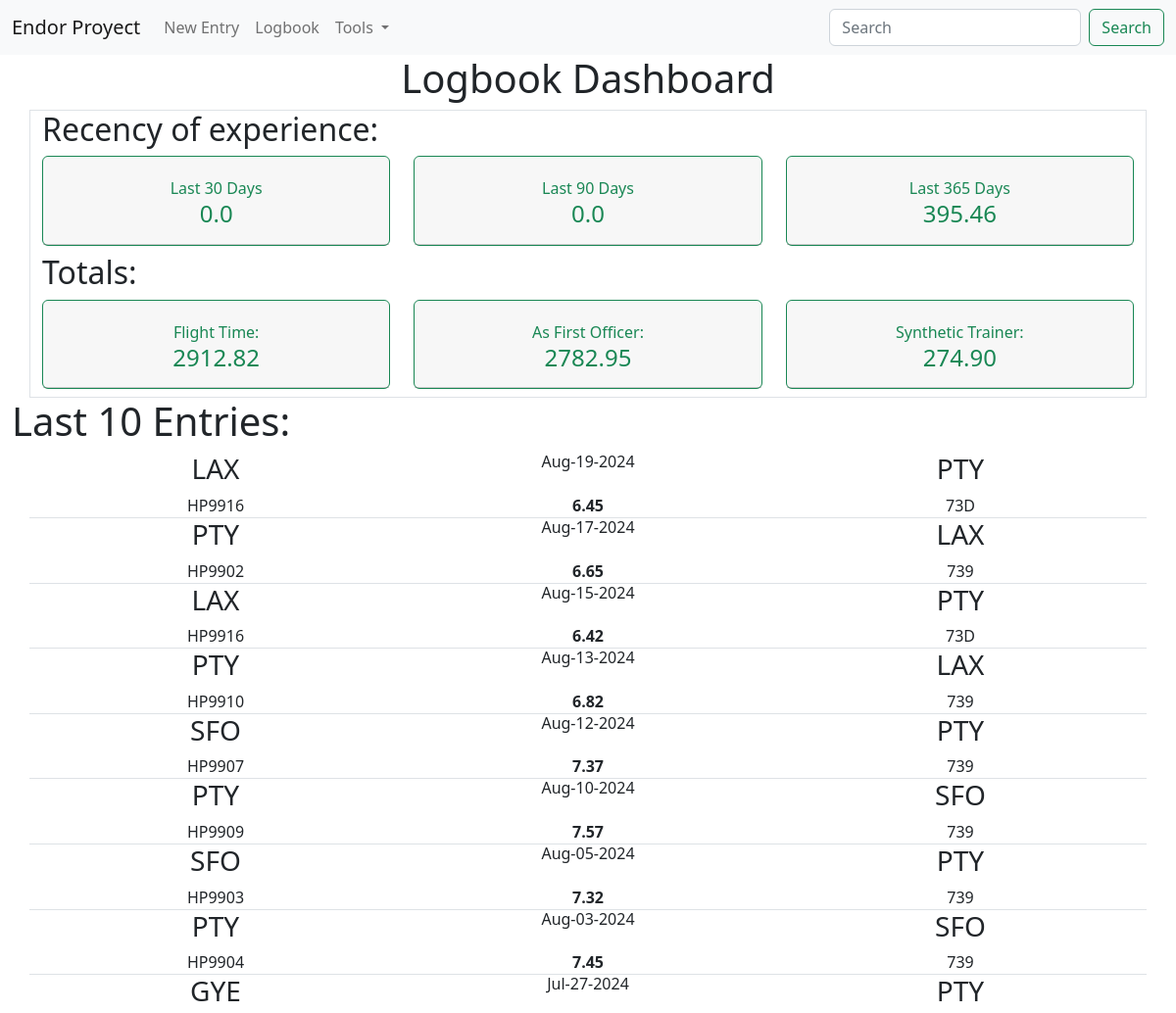
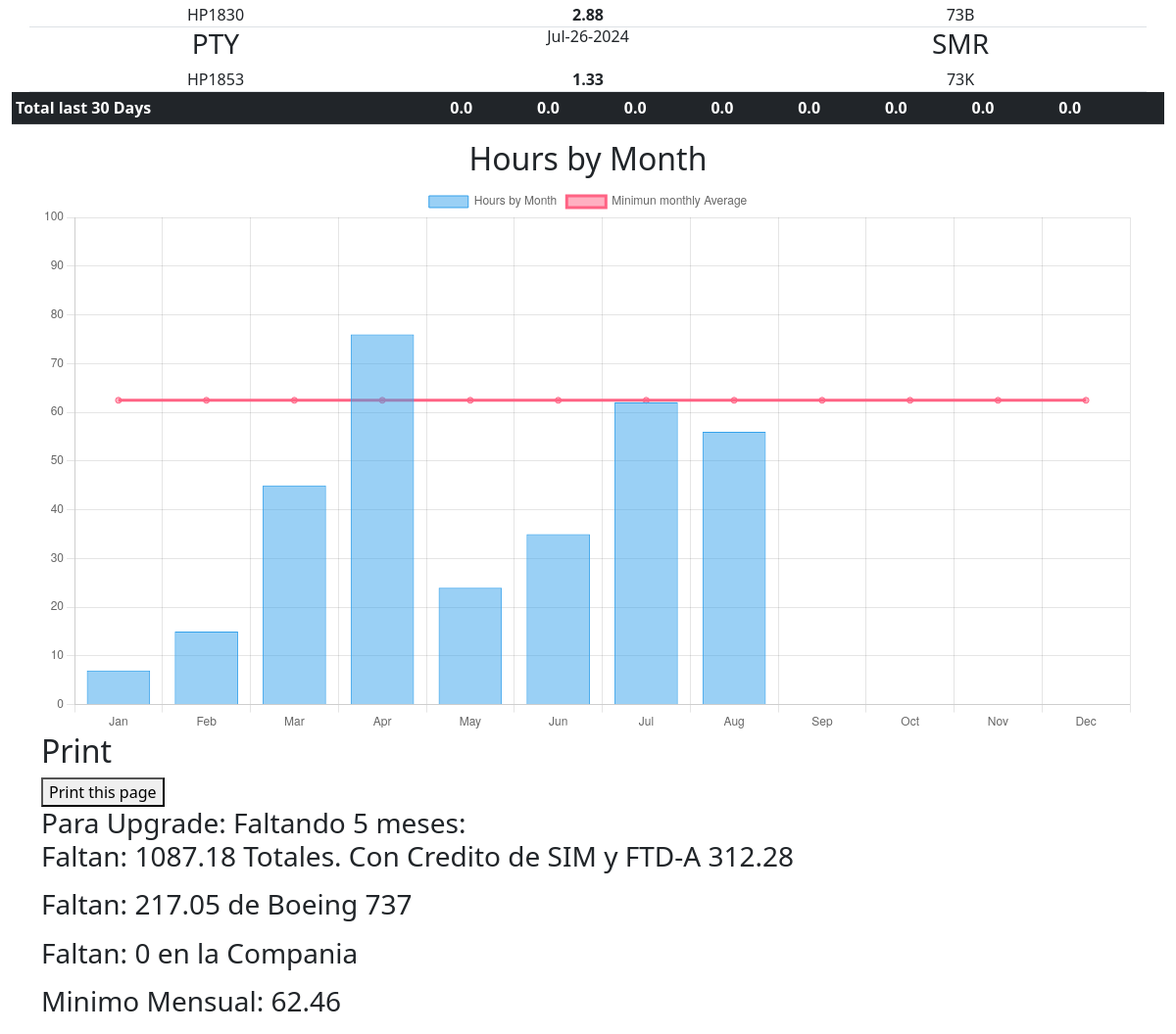
The page / on the database its author committed (2 pictures, top to bottom).
### hoth/models.py (models this page shows, shortened)
class Logbook(models.Model):
    date = models.DateField()
    equip = models.CharField(max_length=250, null=True, blank=True, default=0) #null = False
    registration = models.CharField(max_length=10, null=True, blank=True, default=0)
    origin = models.CharField(max_length=80, null=True, blank=True, default=0)
    destination = models.CharField(max_length=80, null=True, blank=True, default=0)
    airplane_sel = models.DecimalField(max_digits=15, decimal_places=2, null=True, blank=True, default=0)
    airplane_mel = models.DecimalField(max_digits=15, decimal_places=2, null=True, blank=True, default=0)
    airplane_cfi = models.DecimalField(max_digits=15, decimal_places=2, null=True, blank=True, default=0)
    x_country = models.DecimalField(max_digits=15, decimal_places=2, null=True, blank=True, default=0)
    night = models.DecimalField(max_digits=15, decimal_places=2, null=True, blank=True, default=0)
    act_ifr = models.DecimalField(max_digits=15, decimal_places=2, null=True, blank=True, default=0)
    sim_ifr = models.DecimalField(max_digits=15, decimal_places=2, null=True, blank=True, default=0)
    gnd_trainer = models.DecimalField(max_digits=15, decimal_places=2, null=True, blank=True, default=0)
    pic = models.DecimalField(max_digits=15, decimal_places=2, null=True, blank=True, default=0)
    sic = models.DecimalField(max_digits=15, decimal_places=2, null=True, blank=True, default=0)
    dual = models.DecimalField(max_digits=15, decimal_places=2, null=True, blank=True, default=0)
    totalt = models.DecimalField(max_digits=15, decimal_places=2, null=True, blank=True, default=0)
    remarks = models.CharField(max_length=250, default=0, null=True, blank=True)
    synth_trainer = models.DecimalField(max_digits=15, decimal_places=2, null=True, blank=True, default=0)

### hoth/views.py (the view)
# urls.py: 2. Add a URL to urlpatterns:  path('', views.home, name='home')
def home(request):
    last_90 = datetime.now() - timedelta(days=90)
    last_30 = datetime.now() - timedelta(days=30)
    last_365 = datetime.now() - timedelta(days=365)
    now_m = datetime.now().month
    mar_2025= 16 #Marzo 2025
    rem_mo = mar_2025 - int(now_m)
    now_y = datetime.now().year
    try:
        last_90_days = round(Logbook.objects.filter(date__gte=last_90).aggregate(Sum('totalt'))['totalt__sum'],2)
    except:
        last_90_days = 0.00
    try:
        last_365_days = round(Logbook.objects.filter(date__gte=last_365).aggregate(Sum('totalt'))['totalt__sum'],2)
    except:
        last_365_days = 0.00
    try :
        last_30_days = round(Logbook.objects.filter(date__gte=last_30).aggregate(Sum('totalt'))['totalt__sum'],2)
    except:
        last_30_days = 0.00
    log_30_days = Logbook.objects.all().order_by('-date')[0:10]
    total_flight = round(Logbook.objects.aggregate(Sum('totalt'))['totalt__sum'],2)
    total_737 = round(Logbook.objects.filter(equip__startswith='7').aggregate(Sum('totalt'))['totalt__sum'],2)
    total_pa28 = round(Logbook.objects.filter(equip__startswith='PA28').aggregate(Sum('totalt'))['totalt__sum'],2)
    total_sic = round(Logbook.objects.aggregate(Sum('sic'))['sic__sum'],2)
    total_pic = round(Logbook.objects.aggregate(Sum('pic'))['pic__sum'],2)
    total_cfi = round(Logbook.objects.aggregate(Sum('airplane_cfi'))['airplane_cfi__sum'],2)
    total_sim = round(Logbook.objects.aggregate(Sum('synth_trainer'))['synth_trainer__sum'],2)
    try:
        homet_asel= round(Logbook.objects.filter(date__gte=last_30).aggregate(Sum('airplane_sel'))['airplane_sel__sum'],2)
    except:
        homet_asel = 0.00
    try:
        homet_amel = round(Logbook.objects.filter(date__gte=last_30).aggregate(Sum('airplane_mel'))['airplane_mel__sum'],2)
    except:
        homet_amel = 0.00
    try:
        homet_cfi = round(Logbook.objects.filter(date__gte=last_30).aggregate(Sum('airplane_cfi'))['airplane_cfi__sum'],2)
    except:
        homet_cfi = 0.00
    try:
        homet_xc = round(Logbook.objects.filter(date__gte=last_30).aggregate(Sum('x_country'))['x_country__sum'],2)
    except:
        homet_xc = 0.00
    try:
        homet_night = round(Logbook.objects.filter(date__gte=last_30).aggregate(Sum('night'))['night__sum'],2)
    except:
        homet_night = 0.00
    try:
        homet_act_ifr = round(Logbook.objects.filter(date__gte=last_30).aggregate(Sum('act_ifr'))['act_ifr__sum'],2)
    except:
        homet_act_ifr = 0.00
    try:
        homet_sim_ifr = round(Logbook.objects.filter(date__gte=last_30).aggregate(Sum('sim_ifr'))['sim_ifr__sum'],2)
    except:
        homet_sim_ifr = 0.00
    try:
        homet_gnd_trainer = round(Logbook.objects.filter(date__gte=last_30).aggregate(Sum('gnd_trainer'))['gnd_trainer__sum'],2)
    except:
        homet_gnd_trainer = 0.00
    try:
        homet_pic = round(Logbook.objects.filter(date__gte=last_30).aggregate(Sum('pic'))['pic__sum'],2)
    except:
        homet_pic = 0.00
    try:
        homet_sic = round(Logbook.objects.filter(date__gte=last_30).aggregate(Sum('sic'))['sic__sum'],2)
    except:
        homet_sic = 0.00
    try:
        homet_dual = round(Logbook.objects.filter(date__gte=last_30).aggregate(Sum('dual'))['dual__sum'],2)
    except:
        homet_dual = 0.00
    try:
        homet_synth_trainer = round(Logbook.objects.filter(date__gte=last_30).aggregate(Sum('synth_trainer'))['synth_trainer__sum'],2)
    except:
        homet_synth_trainer = 0.00
    months = [1,2,3,4,5,6,7,8,9,10,11,12]
    months_data = []
    for x in months:
        dataset = Logbook.objects.filter(date__year=now_y).filter(date__month=x).aggregate(Sum('totalt'))['totalt__sum']
        if dataset is None:
            dataset = 0
            months_data.append(dataset)
        else:
            months_data.append(int(dataset)) # use int b/c SQLite does not support Float
    up_totales = 4000
    up_b737 = 3000
    up_cm = 2000
    rem_total = up_totales - total_flight
    rem_total_cr = up_totales - total_flight - 500 - total_sim
    rem_b737 = up_b737 - total_737
    if up_cm - total_737 < 0 :
        rem_cm = 0
    else:
        rem_cm = up_cm - total_737
    min_mo_avr = round(rem_total_cr/rem_mo,2)
    return render(request, 'hoth/home.html',{
        'dataset': dataset,
        'months_data':months_data,
        'months' : months,
        'homet_synth_trainer':homet_synth_trainer,
        'homet_dual':homet_dual,
        'homet_sic':homet_sic,
        'homet_pic':homet_pic,
        'homet_gnd_trainer':homet_gnd_trainer,
        'homet_sim_ifr':homet_sim_ifr,
        'homet_act_ifr':homet_act_ifr,
        'homet_night':homet_night,
        'homet_xc':homet_xc,
        'homet_cfi':homet_cfi,
        'homet_amel':homet_amel,
        'homet_asel':homet_asel,
        'total_sim':total_sim,
        'rem_total_cr':rem_total_cr,
        'up_totales':up_totales,
        'up_b737': up_b737,
        'up_cm':up_cm,
        'rem_total': rem_total,
        'rem_b737':rem_b737,
        'rem_cm':rem_cm,
        'last_30_days':last_30_days,
        'last_365_days':last_365_days,
        'log_30_days':log_30_days,
        'last_90_days':last_90_days,
        'total_flight':total_flight,
        'total_737':total_737,
        'total_pa28':total_pa28,
        'total_sic':total_sic,
        'total_pic':total_pic,
        'total_cfi':total_cfi,
        'now_m':now_m,
        'rem_mo':rem_mo,
        'min_mo_avr':min_mo_avr,
    })

### hoth/templates/hoth/home.html
{% extends 'main.html' %}
{% load static %}
{% block content %}
<h1 class="text-center">Logbook Dashboard</h1>
<div class="container border">
  <h2 class="text">Recency of experience:</h2>
  <div class="row">
    <div class="col">
      <div class="card border-success mb-2">
        <div class="card-header p-3 pt-3">
            <div class="text-center pt-1">
                <p class="text-sm mb-0 text-capitalize text-success">Last 30 days</p>
                <h4 class="mb-0 text-success">{{last_30_days}}</h4>
            </div>
        </div>
    </div>
    </div>
    <div class="col">
      <div class="card border-success mb-2">
        <div class="card-header p-3 pt-3">
            <div class="text-center pt-1">
                <p class="text-sm mb-0 text-capitalize text-success">Last 90 days</p>
                <h4 class="mb-0 text-success">{{last_90_days}}</h4>
            </div>
        </div>
    </div>
    </div>
    <div class="col">
      <div class="card border-success mb-2">
        <div class="card-header p-3 pt-3">
            <div class="text-center pt-1">
                <p class="text-sm mb-0 text-capitalize text-success">Last 365 days</p>
                <h4 class="mb-0 text-success">{{last_365_days}}</h4>
            </div>
        </div>
    </div>
    </div>
  </div>
  <div class="row">
    <h2 class="text">Totals:</h2>
    <div class="col">
      <div class="card border-success mb-2">
        <div class="card-header p-3 pt-3">
            <div class="text-center pt-1">
                <p class="text-sm mb-0 text-capitalize text-success">Flight Time:</p>
                <h4 class="mb-0 text-success">{{total_flight}}</h4>
            </div>
        </div>
    </div>
    </div>
    <div class="col">
      <div class="card border-success mb-2">
        <div class="card-header p-3 pt-3">
            <div class="text-center pt-1">
                <p class="text-sm mb-0 text-capitalize text-success">As First Officer:</p>
                <h4 class="mb-0 text-success">{{total_737}}</h4>
            </div>
        </div>
    </div>
    </div>
    <div class="col">
      <div class="card border-success mb-2">
        <div class="card-header p-3 pt-3">
            <div class="text-center pt-1">
                <p class="text-sm mb-0 text-capitalize text-success">Synthetic Trainer:</p>
                <h4 class="mb-0 text-success">{{total_sim}}</h4>
            </div>
        </div>
    </div>
    </div>
  </div>
</div>
<div class="container-fluid">
  <div style="overflow-x:auto">
    <h1>Last 10 Entries:</h1>
    <table class=" table table-sm table-responsive table-light table-striped">
      <tbody>
          {% for log in log_30_days %}
        <tr>
        <div class="container text-center">
  <div class="row">
    <div class="col h3">
      {{log.origin}}
    </div>
    <div class="col h6 fw-lighter">
      {{log.date|date:'M-d-Y'}}
    </div>
    <div class="col h3">
      {{log.destination}}
    </div>
  </div>
  <div class="row border-bottom">
    <div class="col">
      {{log.registration}}
    </div>
    <div class="col fw-bold">
      {{log.totalt}}
    </div>
    <div class="col">
      {{log.equip}}
    </div>
  </div>
</div>
        </tr>
        </tbody>
        {% endfor %}
      <tfoot class="table-dark fw-bold">
        <strong>
          <tr>
            <td colspan="3">Total last 30 Days</td>
            <td colspan="2"></td>
            <td>{{homet_asel}}</td>
            <td>{{homet_amel}}</td>
            <td>{{homet_night}}</td>
            <td>{{homet_act_ifr}}</td>
            <td>{{homet_synth_trainer}}</td>
            <td>{{homet_pic}}</td>
            <td>{{homet_sic}}</td>
            <td>{{last_30_days}}</td>
            <td colspan="1"></td>
          </tr>
        </strong>
      </tfoot>
    </table>
  </div>
</div>
<div class="container">
  <div class="row">
    <div class="col">
      <h2 class="text text-center">Hours by Month</h2>
      <div>
        <canvas id="myChart"></canvas>
      </div>
    </div>
      <script>
        const ctx = document.getElementById('myChart');
        new Chart(ctx, {
          type: 'bar',
          data: {
            datasets: [{
              data: {{months_data|safe}},
              label: 'Hours by Month',
              borderWidth: 1
            },{
              type: 'line',
              label: 'Minimun monthly Average',
              data: [{{min_mo_avr}},{{min_mo_avr}},{{min_mo_avr}},{{min_mo_avr}},{{min_mo_avr}},{{min_mo_avr}},{{min_mo_avr}},{{min_mo_avr}},{{min_mo_avr}},{{min_mo_avr}},{{min_mo_avr}},{{min_mo_avr}},]
            }
          ],
            labels : ['Jan','Feb','Mar','Apr','May','Jun','Jul','Aug','Sep','Oct','Nov','Dec'],
          },
          options: {
            scales: {
              y: {
                beginAtZero: true,
                max: 100
              }
            }
          }
        });
      </script>
  </div>
  <h2>Print</h2>
  <button onclick="window.print()">Print this page</button>
</div>
<div class="container">
<section>
  <h3>Para Upgrade: Faltando {{rem_mo}} meses:
    <p> Faltan: {{rem_total}} Totales. Con Credito de SIM y FTD-A {{rem_total_cr}}</p>
    <p> Faltan: {{rem_b737}} de Boeing 737</p>
    <p> Faltan: {{rem_cm}} en la Compania</p>
    <p> Minimo Mensual: {{min_mo_avr}}</p>
  </h3>
</section>
</div>
{% endblock %}

### templates/main.html (shortened to what this page needs)
<!DOCTYPE html>
<html>
    <link href="https://cdn.jsdelivr.net/npm/bootstrap@5.2.2/dist/css/bootstrap.min.css" rel="stylesheet">
    <head>
    <nav class="navbar navbar-expand-lg navbar-light bg-light">
        <div class="container-fluid">
          <a class="navbar-brand" href="{% url 'home' %}">Endor Proyect</a>
          <div class="collapse navbar-collapse" id="navbarTogglerDemo02">
            <ul class="navbar-nav me-auto mb-2 mb-lg-0">
              <li class="nav-item">
                <a class="nav-link" aria-current="page" href="{% url 'new_entry' %}">New Entry</a>
              </li>
              <li class="nav-item">
                <a class="nav-link" href="{% url 'logbook' %}">Logbook</a>
              </li>
              <li class="nav-item">
                <a class="nav-link dropdown-toggle" href="#" id="navbarDropdownMenuLink" role="button" data-bs-toggle="dropdown" aria-expanded="false">
                  Tools
                </a>
              </li>
            </ul>
            <form class="d-flex">
              <input class="form-control me-2" type="search" placeholder="Search" aria-label="Search">
              <button class="btn btn-outline-success" type="submit">Search</button>
            </form>
          </div>
        </div>
      </nav>
    {% block content %}
    {% endblock %}
</body>
</html>

### rows shown on the page
Logbook: origin "LAX", date "Aug-19-2024", destination "PTY", registration "HP9916", totalt "6.45", equip "73D"
Logbook: origin "PTY", date "Aug-17-2024", destination "LAX", registration "HP9902", totalt "6.65", equip "739"
Logbook: origin "LAX", date "Aug-15-2024", destination "PTY", registration "HP9916", totalt "6.42", equip "73D"
Logbook: origin "PTY", date "Aug-13-2024", destination "LAX", registration "HP9910", totalt "6.82", equip "739"
Logbook: origin "SFO", date "Aug-12-2024", destination "PTY", registration "HP9907", totalt "7.37", equip "739"
Logbook: origin "PTY", date "Aug-10-2024", destination "SFO", registration "HP9909", totalt "7.57", equip "739"
Logbook: origin "SFO", date "Aug-05-2024", destination "PTY", registration "HP9903", totalt "7.32", equip "739"
Logbook: origin "PTY", date "Aug-03-2024", destination "SFO", registration "HP9904", totalt "7.45", equip "739"
Logbook: origin "GYE", date "Jul-27-2024", destination "PTY", registration "HP1830", totalt "2.88", equip "73B"
Logbook: origin "PTY", date "Jul-26-2024", destination "SMR", registration "HP1853", totalt "1.33", equip "73K"

### other values the page prints
{{ last_30_days }} "0.0"
{{ last_90_days }} "0.0"
{{ last_365_days }} "395.46"
{{ total_flight }} "2912.82"
{{ total_737 }} "2782.95"
{{ total_sim }} "274.90"
{{ homet_asel }} "0.0"
{{ homet_amel }} "0.0"
{{ homet_night }} "0.0"
{{ homet_act_ifr }} "0.0"
{{ homet_synth_trainer }} "0.0"
{{ homet_pic }} "0.0"
{{ homet_sic }} "0.0"
{{ rem_total }} "1087.18"
{{ rem_total_cr }} "312.28"
